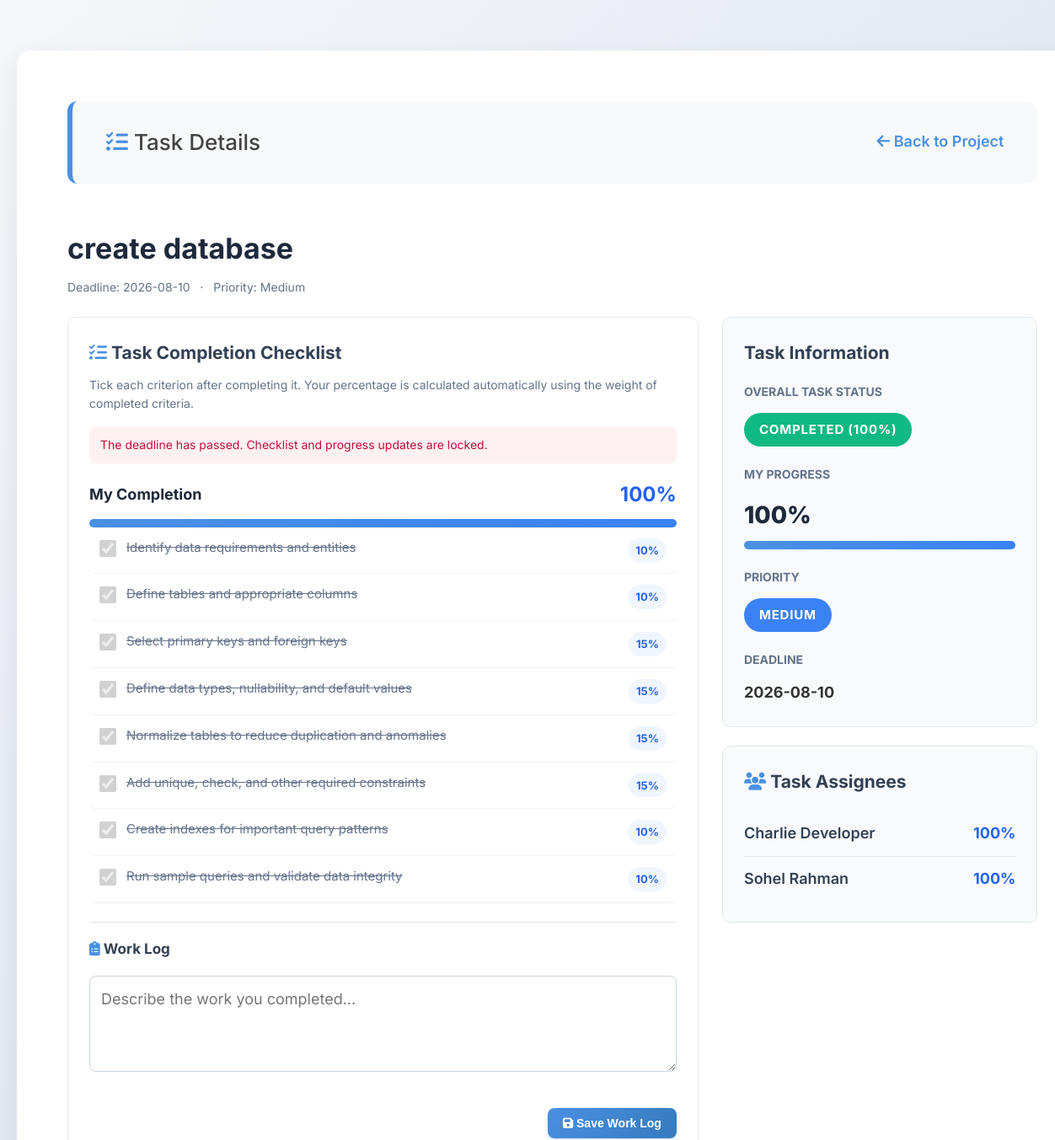
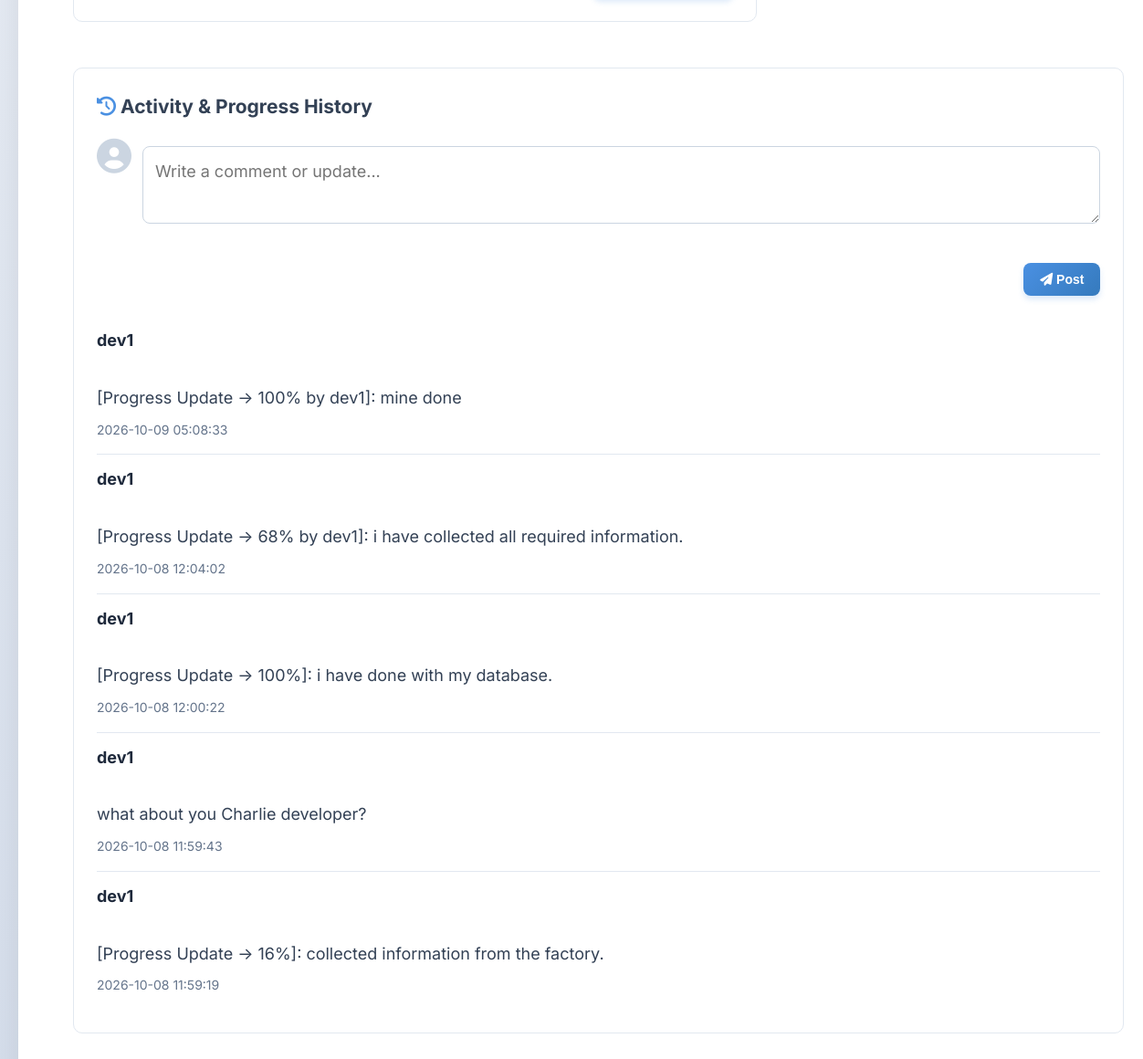
The app's page /task/10 (signed in) with its own data (2 pictures, top to bottom).
### tables this page shows
CREATE TABLE tasks (
            id INTEGER PRIMARY KEY AUTOINCREMENT,
            project_id INTEGER,
            developer_id INTEGER,
            title TEXT NOT NULL,
            deadline DATE,
            is_completed BOOLEAN DEFAULT 0, progress INTEGER DEFAULT 0, priority TEXT DEFAULT 'Medium', criteria_initialized INTEGER NOT NULL DEFAULT 0,
            FOREIGN KEY (project_id) REFERENCES projects (id)
        );

CREATE TABLE task_criteria (
            id INTEGER PRIMARY KEY AUTOINCREMENT,
            task_id INTEGER NOT NULL,
            title TEXT NOT NULL,
            weight INTEGER NOT NULL,
            position INTEGER NOT NULL,
            category TEXT NOT NULL DEFAULT 'general',
            is_completed INTEGER NOT NULL DEFAULT 0,
            FOREIGN KEY (task_id) REFERENCES tasks(id)
        );

CREATE TABLE task_assignments (
            id INTEGER PRIMARY KEY AUTOINCREMENT,
            task_id INTEGER,
            developer_id INTEGER, progress INTEGER DEFAULT 0,
            FOREIGN KEY (task_id) REFERENCES tasks (id),
            FOREIGN KEY (developer_id) REFERENCES users (id)
        );

CREATE TABLE users (
            id INTEGER PRIMARY KEY AUTOINCREMENT,
            username TEXT UNIQUE NOT NULL,
            password TEXT NOT NULL,
            role TEXT NOT NULL
        , full_name TEXT DEFAULT '', profile_image TEXT DEFAULT 'default.png');

CREATE TABLE comments (
            id INTEGER PRIMARY KEY AUTOINCREMENT,
            task_id INTEGER,
            content TEXT NOT NULL,
            timestamp DATETIME DEFAULT CURRENT_TIMESTAMP, author TEXT DEFAULT 'Unknown',
            FOREIGN KEY (task_id) REFERENCES tasks (id)
        );

### app.py (the view, shortened to what this page needs)
@app.route('/task/<int:task_id>', methods=('GET', 'POST'))
def task_detail(task_id):
    if 'username' not in session:
        return redirect(url_for('login'))
    conn = get_db_connection()
    task = conn.execute('SELECT * FROM tasks WHERE id = ?', (task_id,)).fetchone()
    if not task:
        conn.close()
        return "Task not found", 404
    try:
        task_deadline = date.fromisoformat(str(task['deadline'])[:10])
        deadline_passed = task_deadline < date.today()
    except (TypeError, ValueError):
        deadline_passed = False
    user_id = session.get('user_id')
    user_role = session.get('role')
    project = conn.execute('SELECT * FROM projects WHERE id = ?', (task['project_id'],)).fetchone()
    if user_role == 'manager':
        manager_membership = conn.execute('''
            SELECT 1 FROM project_manager_teams WHERE project_id = ? AND manager_id = ?
        ''', (task['project_id'], user_id)).fetchone()
        if not manager_membership and project['manager_id'] != user_id:
            conn.close()
            return "Access Denied.", 403
    elif user_role == 'developer':
        own_assignment = conn.execute(
            'SELECT 1 FROM task_assignments WHERE task_id = ? AND developer_id = ?', (task_id, user_id)
        ).fetchone()
        if not own_assignment:
            conn.close()
            return "Access Denied: This task is not assigned to you.", 403
    elif user_role != 'admin':
        conn.close()
        return "Access Denied.", 403
    comments = conn.execute('SELECT * FROM comments WHERE task_id = ? ORDER BY timestamp DESC', (task_id,)).fetchall()
    assigned_devs = conn.execute('''
        SELECT u.id, u.username, u.full_name, u.profile_image, ta.progress
        FROM users u JOIN task_assignments ta ON u.id = ta.developer_id
        WHERE ta.task_id = ? ORDER BY u.full_name, u.username
    ''', (task_id,)).fetchall()
    selected_developer_id = request.args.get('developer_id', type=int)
    assigned_ids = {dev['id'] for dev in assigned_devs}
    if user_role == 'developer':
        selected_developer_id = user_id
    elif selected_developer_id not in assigned_ids:
        selected_developer_id = None
    criterion_groups = []
    for dev in assigned_devs:
        if selected_developer_id is None or dev['id'] != selected_developer_id:
            continue
        _ensure_criterion_progress(conn, task_id, dev['id'])
        criteria = conn.execute('''
            SELECT tc.id, tc.title, tc.weight, tc.position,
                   COALESCE(cp.is_completed, 0) AS is_completed
            FROM task_criteria tc
            LEFT JOIN task_criterion_progress cp
              ON cp.criterion_id = tc.id AND cp.developer_id = ?
            WHERE tc.task_id = ?
            ORDER BY tc.position, tc.id
        ''', (dev['id'], task_id)).fetchall()
        criterion_groups.append({'developer': dev, 'criteria': criteria})
    my_progress = 0
    if user_role == 'developer':
        my_row = conn.execute(
            'SELECT progress FROM task_assignments WHERE task_id = ? AND developer_id = ?', (task_id, user_id)
        ).fetchone()
        if my_row:
            my_progress = my_row['progress']
    else:
        my_progress = task['progress']
    available_devs = conn.execute('''
        SELECT id, username, full_name FROM users
        WHERE role = 'developer' AND id NOT IN (
            SELECT developer_id FROM task_assignments WHERE task_id = ?
        ) ORDER BY full_name, username
    ''', (task_id,)).fetchall()
    criteria_total = conn.execute(
        'SELECT COALESCE(SUM(weight), 0) FROM task_criteria WHERE task_id = ?', (task_id,)
    ).fetchone()[0]
    unassigned_criteria = []
    if user_role in ['admin', 'manager'] and not assigned_devs:
        unassigned_criteria = conn.execute('''
            SELECT id, title, weight, position, is_completed
            FROM task_criteria WHERE task_id = ? ORDER BY position, id
        ''', (task_id,)).fetchall()
    today = date.today().strftime('%Y-%m-%d')
    conn.close()
    return render_template('task_detail.html', task=task, comments=comments,
                           assigned_devs=assigned_devs, available_devs=available_devs,
                           criterion_groups=criterion_groups, unassigned_criteria=unassigned_criteria,
                           criteria_total=criteria_total, role=user_role,
                           username=session.get('username'), my_progress=my_progress, today=today,
                           deadline_passed=deadline_passed, selected_developer_id=selected_developer_id)

### templates/task_detail.html (shortened to what this page needs)
<!DOCTYPE html>
<html lang="en">
<head>
    <link rel="stylesheet"
          href="https://cdnjs.cloudflare.com/ajax/libs/font-awesome/6.4.0/css/all.min.css">
    <link rel="stylesheet"
          href="{{ url_for('static', filename='style.css') }}">
</head>
<body>
<div class="container" style="max-width:1250px;width:95%;">
    <div class="nav-bar">
        <span>
            <i class="fas fa-tasks" style="color:#4a90e2;"></i>
            Task Details
        </span>
        <a href="{{ url_for('project_detail', project_id=task.project_id) }}"
           style="color:#4a90e2;font-weight:600;text-decoration:none;">
            <i class="fas fa-arrow-left"></i>
            Back to Project
        </a>
    </div>
    <h1 style="font-size:34px;color:#1e293b;margin:0 0 8px;">
        {{ task.title }}
    </h1>
    <p class="muted" style="margin:0 0 24px;">
        Deadline: {{ task.deadline }}
        &nbsp; · &nbsp;
        Priority: {{ task.priority or 'Medium' }}
    </p>
    {% if role == 'developer' %}
    <div class="task-layout">
        <main>
            <div class="panel">
                <h3>
                    <i class="fas fa-list-check" style="color:#4a90e2;"></i>
                    Task Completion Checklist
                </h3>
                <p class="muted" style="margin-top:-8px;">
                    Tick each criterion after completing it.
                    Your percentage is calculated automatically
                    using the weight of completed criteria.
                </p>
                {% if deadline_passed %}
                <p class="deadline-warning">
                    The deadline has passed.
                    Checklist and progress updates are locked.
                </p>
                {% endif %}
                <div style="display:flex;justify-content:space-between;align-items:center;margin:18px 0 9px;">
                    <strong style="font-size:18px;color:#1e293b;">
                        My Completion
                    </strong>
                    <strong style="font-size:24px;color:#2563eb;">
                        {{ my_progress }}%
                    </strong>
                </div>
                <div class="progress-track">
                    <div class="progress-fill"
                         style="width:{{ my_progress }}%;">
                    </div>
                </div>
                {% if criterion_groups %}
                    {% for group in criterion_groups %}
                        {% for criterion in group.criteria %}
                        <form method="POST" class="criteria-row">
                            <input type="checkbox"
                                   name="completed"
                                   value="1"
                                   onchange="this.form.submit()"
                                   {% if criterion.is_completed %}checked{% endif %}
                                   {% if deadline_passed %}disabled{% endif %}
                                   aria-label="{{ criterion.title }}">
                            <label class="criteria-label">
                                {{ criterion.title }}
                            </label>
                            <span class="weight">
                                {{ criterion.weight }}%
                            </span>
                        </form>
                        {% endfor %}
                    {% endfor %}
                {% else %}
                    <p class="muted">
                        No checklist is available for this task.
                    </p>
                {% endif %}
                <div style="margin-top:22px;padding-top:18px;border-top:1px solid #e2e8f0;">
                    <h3 style="font-size:17px;margin-bottom:10px;">
                        <i class="fas fa-clipboard-list"
                           style="color:#4a90e2;"></i>
                        Work Log
                    </h3>
                    <form method="POST">
                        <textarea name="progress_note"
                                  rows="3"
                                  placeholder="Describe the work you completed..."></textarea>
                        <div class="submit-row">
                            <button type="submit"
                                    name="add_work_log"
                                    value="1"
                                    style="padding:10px 18px;font-size:14px;">
                                <i class="fas fa-save"></i>
                                Save Work Log
                            </button>
                        </div>
                    </form>
                </div>
            </div>
        </main>
        <aside>
            <div class="panel" style="background:#f8fafc;">
                <h3>Task Information</h3>
                <p class="muted" style="font-weight:700;">
                    OVERALL TASK STATUS
                </p>
                {% if task.is_completed %}
                    <span class="badge badge-green" style="margin:0;">
                        Completed (100%)
                    </span>
                {% elif deadline_passed %}
                    <span class="badge badge-red" style="margin:0;">
                        Overdue ({{ task.progress }}%)
                    </span>
                {% else %}
                    <span class="badge badge-blue" style="margin:0;">
                        In Progress ({{ task.progress }}%)
                    </span>
                {% endif %}
                <p class="muted" style="font-weight:700;margin-top:22px;">
                    MY PROGRESS
                </p>
                <div style="font-size:28px;font-weight:800;color:#1e293b;margin-bottom:8px;">
                    {{ my_progress }}%
                </div>
                <div class="progress-track">
                    <div class="progress-fill"
                         style="width:{{ my_progress }}%;">
                    </div>
                </div>
                <p class="muted" style="font-weight:700;margin-top:22px;">
                    PRIORITY
                </p>
                <span class="badge {% if task.priority in ['Urgent', 'High'] %}badge-red{% elif task.priority == 'Medium' %}badge-blue{% else %}badge-green{% endif %}"
                      style="margin:0;">
                    {{ task.priority or 'Medium' }}
                </span>
                <p class="muted" style="font-weight:700;margin-top:22px;">
                    DEADLINE
                </p>
                <strong>{{ task.deadline }}</strong>
            </div>
            <div class="panel" style="background:#f8fafc;">
                <h3>
                    <i class="fas fa-users" style="color:#4a90e2;"></i>
                    Task Assignees
                </h3>
                {% for dev in assigned_devs %}
                <div class="assignee-row">
                    <span class="assignee-name">
                        {{ dev.full_name or dev.username }}
                    </span>
                    <strong style="color:#2563eb;">
                        {{ dev.progress }}%
                    </strong>
                </div>
                {% else %}
                <p class="muted">
                    No developers assigned.
                </p>
                {% endfor %}
            </div>
        </aside>
    </div>
    {% endif %}
    <div class="panel" style="margin-top:28px;">
        <h3>
            <i class="fas fa-history" style="color:#4a90e2;"></i>
            Activity & Progress History
        </h3>
        <form method="POST"
              style="display:flex;gap:12px;align-items:flex-start;margin-bottom:22px;">
            <i class="fas fa-user-circle"
               style="font-size:38px;color:#cbd5e1;">
            </i>
            <div style="flex:1;">
                <textarea name="comment_content"
                          rows="2"
                          required
                          placeholder="Write a comment or update..."></textarea>
                <div class="submit-row">
                    <button type="submit"
                            style="padding:10px 18px;font-size:14px;">
                        <i class="fas fa-paper-plane"></i>
                        Post
                    </button>
                </div>
            </div>
        </form>
        {% for comment in comments %}
        <div class="comment">
            <strong style="color:#1e293b;">
                {{ comment.author }}
            </strong>
            <p style="white-space:pre-line;color:#334155;margin:5px 0;">
                {{ comment.content }}
            </p>
            <span class="muted">
                {{ comment.timestamp }}
            </span>
        </div>
        {% else %}
        <p class="muted">
            No updates or comments recorded yet.
        </p>
        {% endfor %}
    </div>
</div>
</body>
</html>

### records on screen
tasks: title "create database", deadline "2026-08-10", priority "Medium", priority "MEDIUM"
task_criteria: title "Identify data requirements and entities", weight "10"
task_criteria: title "Define tables and appropriate columns", weight "10"
task_criteria: title "Select primary keys and foreign keys", weight "15"
task_criteria: title "Define data types, nullability, and default values", weight "15"
task_criteria: title "Normalize tables to reduce duplication and anomalies", weight "15"
task_criteria: title "Add unique, check, and other required constraints", weight "15"
task_criteria: title "Create indexes for important query patterns", weight "10"
task_criteria: title "Run sample queries and validate data integrity", weight "10"
task_assignments: full_name "Charlie Developer", progress "100"
task_assignments: full_name "Sohel Rahman", progress "100"
comments: author "dev1", content "[Progress Update -> 100% by dev1]: mine done", timestamp "2026-10-09 05:08:33"
comments: author "dev1", content "[Progress Update -> 68% by dev1]: i have collected all required information.", timestamp "2026-10-08 12:04:02"
comments: author "dev1", content "[Progress Update -> 100%]: i have done with my database.", timestamp "2026-10-08 12:00:22"
comments: author "dev1", content "what about you Charlie developer?", timestamp "2026-10-08 11:59:43"
comments: author "dev1", content "[Progress Update -> 16%]: collected information from the factory.", timestamp "2026-10-08 11:59:19"

### other values on screen
{{ my_progress }} "100"
